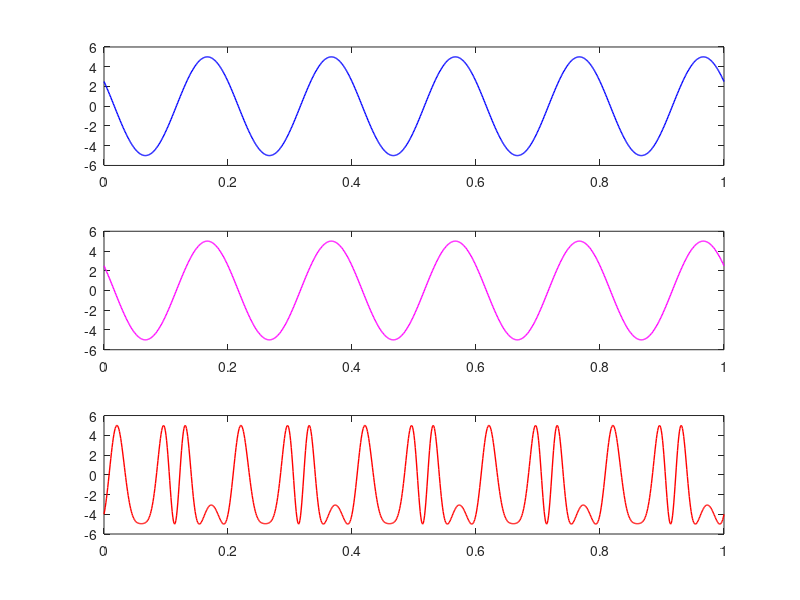

Recreate this plot in MATLAB.
%Phase Modulation
%Taking Input
vm = input('Enter message signal Amplitude: ');
vc = input('Enter carrier signal Amplitude: ');
fm = input('Message Signal Frequency: ');  %fm<fc
fc = input('Carrier Signal Frequency: ');
m = input('Enter Modulation index: ');  %m <= 1
t = 0:0.001:1;

%Equation of the message signal
phase_m = pi/3;
y1 = vm*cos(2*pi*fm*t+phase_m);
subplot(3,1,1);
plot(t,y1,'blue','LineWidth',1);

%cEquation of the Carrier signal
phase_c = 2*pi/6;
y2 = vc*cos(2*pi*fc*t+phase_c);
subplot(3,1,2);
plot(t,y2,'magenta','LineWidth',1);


%instantaneous voltage of resulting
y = vc*cos(2*pi*fc*t+m.*cos(2*pi*fm*t+phase_m));
subplot(3,1,3);
plot(t,y,'red','LineWidth',1);
